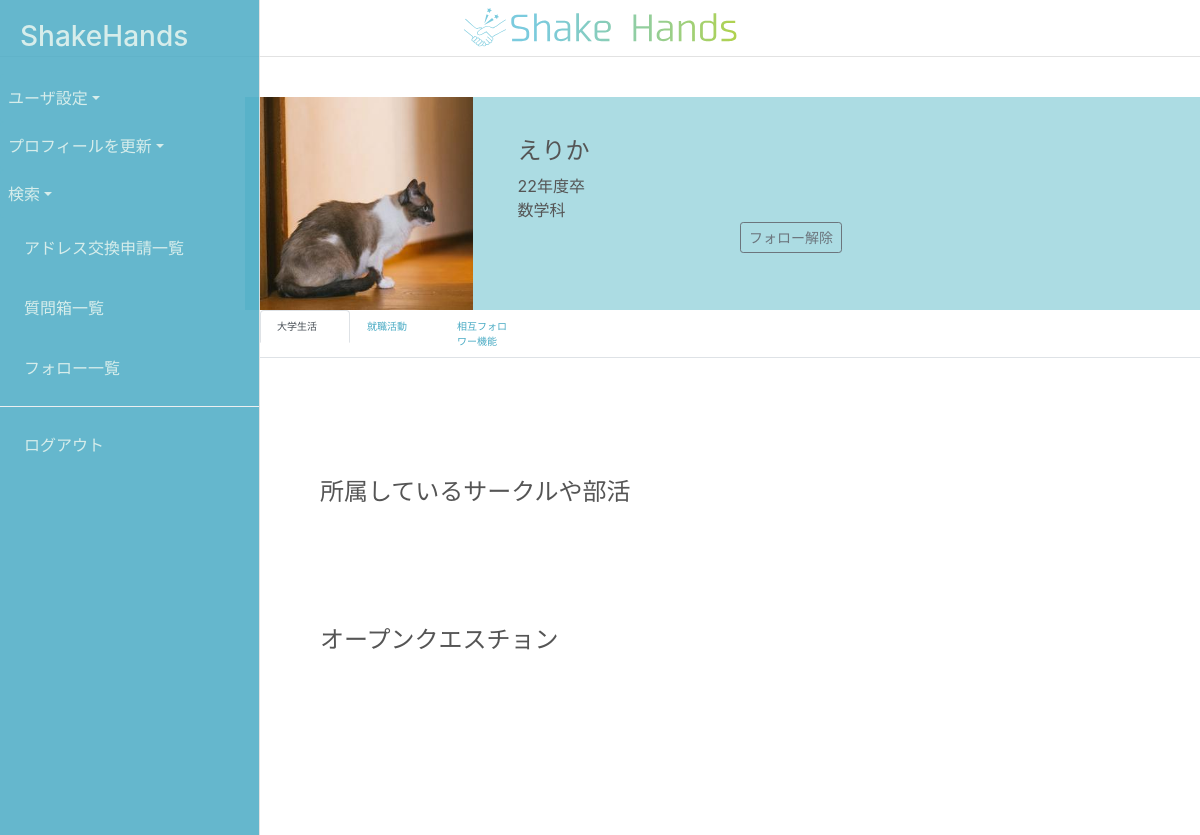
Page /profile/2fb9d7ec-3f57-4a1b-97c9-1ed330775c69 (signed in) on the committed database.
### accounts/models.py (models this page shows, shortened)
class UserSetting(models.Model):
    user = models.OneToOneField(User, on_delete=models.CASCADE)
    display_name = models.CharField("表示名",max_length=50,blank=True)
    icon_pic = models.ImageField( "アイコン画像" , upload_to='images/', blank=True, null=True)
    graduation_year = models.IntegerField("卒業年(西暦下2桁)",blank=False,validators=[MinValueValidator(0),MaxValueValidator(99)])
    course = models.CharField("所属学科",max_length=2,choices=COURSE_CHOICES,blank=False)

class User(AbstractBaseUser, PermissionsMixin):
    id = models.UUIDField(primary_key=True, default=uuid.uuid4, editable=False)
    email = models.EmailField(_('email address'), unique=True)
    first_name = models.CharField(_('first name'), max_length=30, blank=False)
    last_name = models.CharField(_('last name'), max_length=150, blank=False)
    is_staff = models.BooleanField(
        _('staff status'),
        default=False,
        help_text=_(
            'Designates whether the user can log into this admin site.'),
    )
    is_active = models.BooleanField(
        _('active'),
        default=True,
        help_text=_(
            'Designates whether this user should be treated as active. '
            'Unselect this instead of deleting accounts.'
        ),
    )
    date_joined = models.DateTimeField(_('date joined'), default=timezone.now)
    objects = UserManager()
    EMAIL_FIELD = 'email'
    USERNAME_FIELD = 'email'
    REQUIRED_FIELDS = []
    class Meta:
        verbose_name = _('user')
        verbose_name_plural = _('users')

### mypage/views.py (the view, shortened to what this page needs)
# urls.py: path('profile/<uuid:id>',views.profilePage.as_view(),name='profile'),
class profilePage(LoginRequiredMixin, generic.TemplateView):
    template_name='mypage/profile.html'
    form_class= myfriend_form
    def get_context_data(self, **kwargs):
        context = super().get_context_data(**kwargs)
        display_user = User.objects.get(id=self.kwargs['id'])
        try:
            userDetail = UserSetting.objects.get(user=display_user)
        except userDetail.DoesNotExist:
            UserDetail = None
        try:
            comment = userComment.objects.get(user=display_user)
        except userComment.DoesNotExist:
            comment = None
        try:
            myClub = club.objects.filter(user=display_user)
        except club.DoesNotExist:
            myClub = None
        try:
            openQ_and_myans = openQ_ans.objects.filter(user=display_user)
        except openQ_ans.DoesNotExist:
            openQ_and_myans = None
        try:
            req = jobHunting_requestment.objects.get(user=display_user)
        except :#jobHunting_requestment.models.DoesNotExist:
            req = None
        try:
            start = jobHunting_startTime.objects.get(user=display_user)
        except :#jobHunting_startTime.DoesNotExist:
            start = None
        try:
            policy = jobHunting_policy.objects.get(user=display_user)
        except:
            policy = None
        try:
            internshipRec = internshipRecommendation.objects.filter(user=display_user)
        except internshipRecommendation.DoesNotExist:
            internshipRec = None
        try:
            prospectiveEmp = prospectiveEmployer.objects.filter(user=display_user)
        except prospectiveEmployer.DoesNotExist:
            prospectiveEmp = None
        follow_state=get_friendState(self.request.user, display_user)
        context.update({
            'display_user':display_user,
            'userComment':comment,
            'display_name':get_display_name(display_user),
            'follow_state':follow_state,
            'followButton_txt':'フォロー解除' if follow_state <3 else 'フォロー' if follow_state<5 else '',
            'user_detail':userDetail,
            'club':myClub,
            'openQ':openQ_and_myans,
            'jobReqestment':req,
            'policy':policy,
            'jobHunting_startTime':start,
            'internship_rec':internshipRec,
            'prospective_employer':prospectiveEmp,
        })
        return context

### mypage/views.py (called while the page is built)
def get_display_name(user):
    try:
        displayname = UserSetting.objects.get(user=user).display_name
        return displayname
    except:
        return user.get_full_name()

def get_friendState(login_user,theOther):
    is_follow=myfriend.objects.filter(user=login_user, friend=theOther)
    is_followed=myfriend.objects.filter(user=theOther, friend=login_user)
    if(is_follow and is_followed):
        return 1#相互フォローしている
    elif(is_follow):
        return 2#フォローはしているけど、相手からはフォローされていない
    elif(is_followed):
        return 3#フォローされているけど、フォローしてない
    elif(login_user.pk==theOther.pk):
        return 5#本人
    else:
        return 4#他人

### mypage/templates/mypage/profile.html (shortened to what this page needs)
{% extends "accounts/base.html" %}
{% load static %}
{% load utility %}
{% block class %}
<link href="{% static 'css/profile.css' %}" rel="stylesheet">
{% endblock %}
{% block content %}
<div class ="profile_head row d-flex align-items-center">
        <img src="{{user_detail.user.id|get_iconpic_url}}" class="col-3 img-fluid">
    <div class ="col-9">
        <div class="row d-flex align-items-center container-fluid">
            <div class="col-9">
                <h4>{{ display_name }}</h4>
                <a>{{ user_detail.graduation_year }}年度卒</a><br>
                <a>{{ user_detail.get_course_display }}</a>
            </div>
        </div>
        <div class="row container-fluid ">
            <div class="col-4"></div>
            <div class="col-8 ">
            {% if follow_state != 5%}
                <form action="" method="POST">
                    <button type="submit" class="btn btn-outline-secondary btn-sm align-self-end">{{followButton_txt}}</button>
                 </form>
            {% endif %}
            </div>
        </div>
        <div class="userComment">
        </div>
    </div>
</div>
    <ul class="nav nav-tabs">
        <li class="nav-item" >
            <a href="#tab1" class="nav-link navbar-default active" data-toggle="tab" style="font-size: 10px;width: 90px;">大学生活</a>
        </li>
        <li class="nav-item">
            <a href="#tab2" class="nav-link navbar-default" data-toggle="tab" style="font-size: 10px;width: 90px;">就職活動</a>
        </li>
        {% if follow_state == 1 %}
        <li class="nav-item">
            <a href="#tab3" class="nav-link navbar-default" data-toggle="tab" style="font-size: 10px;width: 90px;">相互フォロワー機能</a>
        </li>
        {% endif %}
    </ul>
        <div class="tab-content">
            <div id="tab1" class="tab-pane active content_into_tab">
                <div class ="sep_data">
                    <h4>所属しているサークルや部活</h4>
                </div>
                <div class ="sep_data">
                        <h4>オープンクエスチョン</h4>
                </div>
            </div>
        </div>
    </div>
{% endblock %}

### accounts/static/css/base.css (style rules this page uses)
body { color: #555555; }
a.nav-link.navbar-default { color: #4aabc4; }
a { color: #4aabc4; }

### mypage/static/css/profile.css (style rules this page uses)
.profile_head { background-color:#acdce3; }
.content_into_tab { padding: 5vw; padding-top: 10vw; }
.sep_data { margin-bottom: 10vw; }
.userComment { padding-left: 1rem; padding-top: 1rem; }

### rows in the picture
UserSetting: user.id|get_iconpic_url (picture), display_name "えりか", graduation_year "22", course "数学科"

### other values in the picture
{{ followButton_txt }} "フォロー解除"
